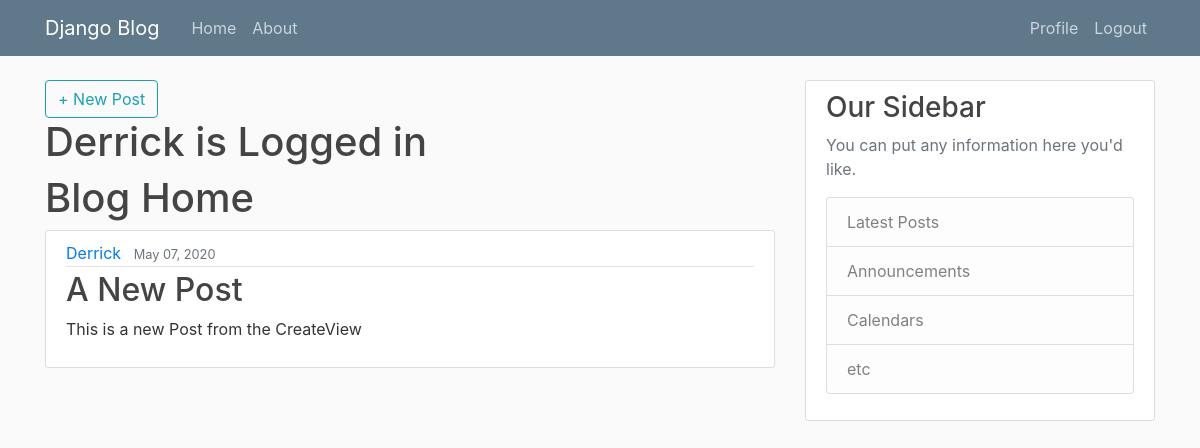
Page /post/3 (signed in) on the committed database.
### Postapp/models.py (models this page shows, shortened)
class Post(models.Model):
    title = models.CharField(max_length=100)
    content = models.TextField()
    date_posted = models.DateTimeField(default=timezone.now)
    author = models.ForeignKey(User, on_delete=models.CASCADE)

### Postapp/views.py (the view)
class DetailPost(LoginRequiredMixin, DetailView):
    model = Post
    template_name = 'Postapp/post_detail.html'

### Postapp/templates/Postapp/post_detail.html
{% extends 'Postapp/base.html' %}
{% block content %}
<h1>Blog Home</h1>
<article class="media content-section">
    <div class="media-body">
        <div class="article-metadata">
            <a class="mr-2" href="{% url 'user-posts' post.author.username %}">{{ object.author }}</a>
            <small class="text-muted">{{ object.date_posted|date:"F d, Y" }}</small>
        </div>
        <h2 class="article-title">{{ object.title }}</h2>
        <p class="article-content">{{ object.content }}</p>
    </div>
</article>
{% endblock content %}

### Postapp/templates/Postapp/base.html (shortened to what this page needs)
{% load static %}
<!DOCTYPE html>
<html lang="en">
<head>
    <link rel="stylesheet" href="https://maxcdn.bootstrapcdn.com/bootstrap/4.0.0/css/bootstrap.min.css"
>
    <link rel="stylesheet" type="text/css" href="{% static 'Postapp/main.css' %}">
</head>
<body>
    <header class="site-header">
        <nav class="navbar navbar-expand-md navbar-dark bg-steel fixed-top">
            <div class="container">
                <a class="navbar-brand mr-4" href="#"">Django Blog</a>
                <div class="collapse navbar-collapse" id="navbarToggle">
                    <div class="navbar-nav mr-auto">
                        <a class="nav-item nav-link" href="{% url 'home' %}">Home</a>
                        <a class="nav-item nav-link" href="{% url 'about' %}">About</a>
                    </div>
                    <div class="navbar-nav">
                            {% if user.is_authenticated %}
                                <a class="nav-item nav-link" href="{% url 'profile' %}">Profile</a>
                                <a class="nav-item nav-link" href="{% url 'logout' %}">Logout</a>
                            {% else %}
                            <a class="nav-item nav-link" href="{% url 'login' %}">Login</a>
                            <a class="nav-item nav-link" href="{% url 'register' %}">Register</a>
                            {% endif %}
                    </div>
                </div>
            </div>
        </nav>
    </header>
    <main role="main" class="container">
        <div class="row">
            <div class="col-md-8">
                <a class="btn btn-outline-info" href="{% url 'createpost' %}">+ New Post</a>
                <h2 class="account-heading">{{ user.username }} is Logged in </h2>
                {% block content %}{% endblock %}
            </div>
            <div class="col-md-4">
                <div class="content-section">
                    <h3>Our Sidebar</h3>
                    <p class='text-muted'>You can put any information here you'd like.
                        <ul class="list-group">
                            <li class="list-group-item list-group-item-light">Latest Posts</li>
                            <li class="list-group-item list-group-item-light">Announcements</li>
                            <li class="list-group-item list-group-item-light">Calendars</li>
                            <li class="list-group-item list-group-item-light">etc</li>
                        </ul>
                    </p>
                </div>
            </div>
        </div>
    </main>
</body>
</html>

### Postapp/static/Postapp/main.css (style rules this page uses)
body { background: #fafafa; color: #333333; margin-top: 5rem; }
h1, h2, h3, h4, h5, h6 { color: #444444; }
ul { margin: 0; }
.bg-steel { background-color: #5f788a; }
.site-header .navbar-nav .nav-link { color: #cbd5db; }
.content-section { background: #ffffff; padding: 10px 20px; border: 1px solid #dddddd; border-radius: 3px; margin-bottom: 20px; }
.article-title { color: #444444; }
.article-content { white-space: pre-line; }
.article-metadata { padding-bottom: 1px; margin-bottom: 4px; border-bottom: 1px solid #e3e3e3 }
.account-heading { font-size: 2.5rem; }

### rows in the picture
Post: author "Derrick", date_posted "May 07, 2020", title "A New Post", content "This is a new Post from the CreateView"

### other values in the picture
{{ user.username }} "Derrick"
